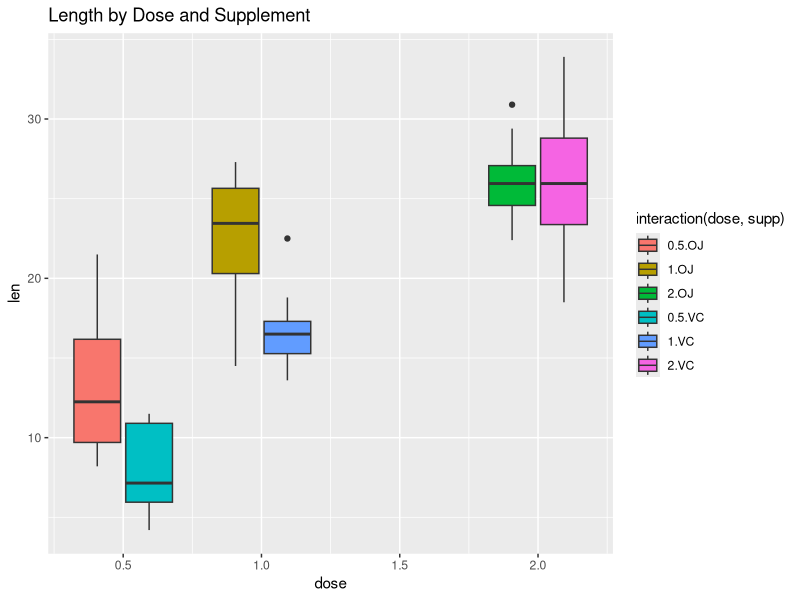

The R source for this figure:
## ---- chunk 1
library(ggplot2)
library(dplyr)
## ---- chunk 2
data("ToothGrowth")
str(ToothGrowth)
table(ToothGrowth$supp)
table(ToothGrowth$dose)
g1 <- ggplot(data = ToothGrowth, aes(dose, len, fill = interaction(dose, supp))) +
    geom_boxplot() + 
    labs(title = "Length by Dose and Supplement")
print(g1)
## ---- chunk 3
supps <- c("OJ", "VC")
doses <- c(0.5, 1, 2)

doses_p.values <- numeric(length = length(supps)*length(doses))
i <- 1
for(s in supps){
    for(d1 in doses){
        for(d2 in doses[doses>d1]){
            doses_p.values[i] <- t.test(ToothGrowth %>% filter(supp==s, dose==d1) %>% select(len),
                                        ToothGrowth %>% filter(supp==s, dose==d2) %>% select(len)
                                        )$p.value
            i <- i+1
        }
    }
}
## ---- chunk 4
p.adjust(doses_p.values, method = "BH")
## ---- chunk 5
supps_p.values <- numeric(length = length(doses))
i <- 1
for(d in doses){
    supps_p.values[i] <- t.test(ToothGrowth %>% filter(supp=="OJ", dose==d) %>% select(len),
           ToothGrowth %>% filter(supp=="VC", dose==d) %>% select(len)
           )$p.value
    i <- i+1
}
## ---- chunk 6
p.adjust(supps_p.values, method = "BH")
